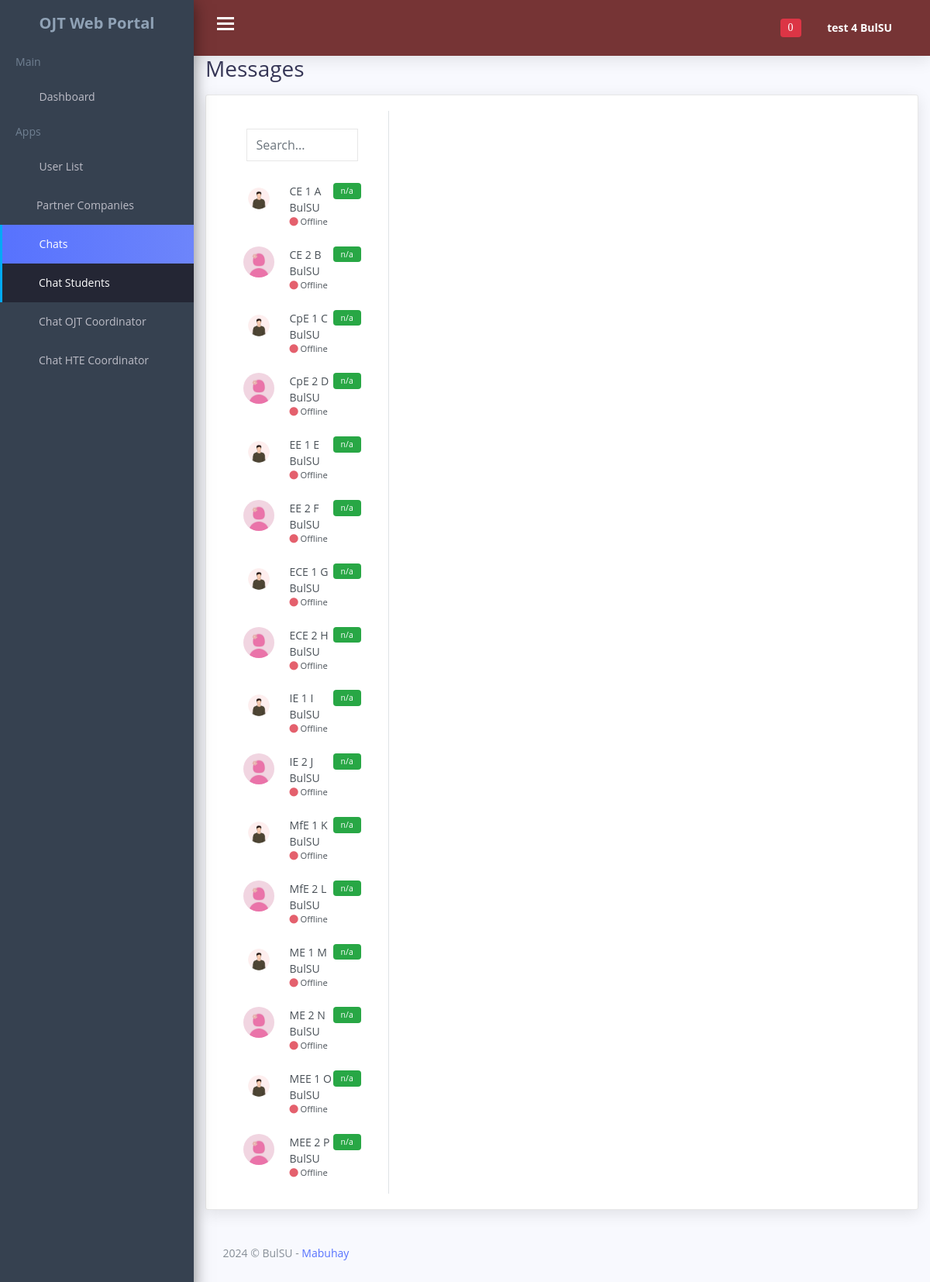
The page /adminportal/admin_stud_message.php (signed in) on the database its author committed.
### tables this page shows
CREATE TABLE `students_data` (
  `id` int(11) NOT NULL,
  `uniqueID` varchar(200) NOT NULL,
  `first_name` varchar(70) NOT NULL,
  `middle_name` varchar(70) NOT NULL,
  `last_name` varchar(70) NOT NULL,
  `student_ID` varchar(50) NOT NULL,
  `stud_dept` varchar(150) NOT NULL,
  `stud_course` varchar(150) NOT NULL,
  `stud_section` varchar(150) NOT NULL,
  `complete_address` varchar(200) NOT NULL,
  `stud_gender` varchar(100) NOT NULL,
  `phone_number` varchar(12) NOT NULL,
  `stud_email` varchar(200) NOT NULL,
  `stud_password` varchar(200) NOT NULL,
  `guardians_name` varchar(200) NOT NULL,
  `guardians_cpNumber` varchar(20) NOT NULL,
  `profile_picture` varchar(200) NOT NULL,
  `verification_code` int(8) NOT NULL,
  `verify_status` varchar(80) NOT NULL DEFAULT 'Not Verified',
  `online_offlineStatus` varchar(80) NOT NULL DEFAULT 'Offline',
  `ojt_status` varchar(80) DEFAULT NULL
);

### adminportal/admin_stud_message.php (the view, shortened to what this page needs)
<?php
include '../connection/config.php';
?>
<!DOCTYPE html>
<html lang="en">
<head>
    <link href="css/lib/font-awesome.min.css" rel="stylesheet">
    <link href="css/lib/themify-icons.css" rel="stylesheet">
    <link href="css/lib/menubar/sidebar.css" rel="stylesheet">
    <link href="css/lib/bootstrap.min.css" rel="stylesheet">
    <link href="css/lib/helper.css" rel="stylesheet">
    <link href="css/style.css" rel="stylesheet">
    <link rel="stylesheet" href="https://cdnjs.cloudflare.com/ajax/libs/font-awesome/6.4.0/css/all.min.css">
</head>
<body>
<?php
require_once 'templates/admin_navbar.php';
?>
    <div class="content-wrap">
      <div class="main">
        <div class="container-fluid">
          <div class="main-content">
            <div class="container p-0">
              <h1 class="h3 mb-3">Messages</h1>
              <div class="card">
                <div class="row g-0">
                <div class="col-12 col-lg-5 col-xl-3 border-right">
                    <div class="px-4 d-none d-md-block">
                      <div class="d-flex align-items-center">
                        <div class="flex-grow-1">
                          <input type="text" class="form-control my-3" placeholder="Search...">
                        </div>
                      </div>
                    </div>
                    <?php
                        $stmt = $conn->prepare("SELECT * FROM students_data ");
                        $stmt->execute();
                        $data = $stmt->fetchAll(PDO::FETCH_ASSOC);
                    foreach ($data as $res) {
                    ?>
                      <a href="javascript:void(0);" class="list-group-item list-group-item-action border-0" onclick="loadConversation('<?php echo $res['uniqueID']; ?>');">
                        <div class="badge bg-success float-right count_RECEIVEDmessages_<?php echo $res['uniqueID']; ?>">n/a</div>
                        <div class="d-flex align-items-start">
                          <img src="<?php echo $res['profile_picture']; ?>" class="rounded-circle mr-1" alt="<?php echo $res['first_name'] . ' ' . $res['middle_name'] . ' ' . $res['last_name']; ?>" width="40" height="40">
                          <div class="flex-grow-1 ml-3">
                            <?php echo $res['first_name'] . ' ' . $res['middle_name'] . ' ' . $res['last_name'];  ?>
                            <div class="small">
                              <span class="fas fa-circle <?php echo $res['online_offlineStatus'] === 'Online' ? 'chat-online' : 'chat-offline'; ?>"></span> <?php echo $res['online_offlineStatus']; ?>
                            </div>
                          </div>
                        </div>
                      </a>
                    <?php } ?>
                  </div>
                  <div class="col-12 col-lg-7 col-xl-9" id="LIVEchat">
                  </div>
                </div>
              </div>
            </div>
            <div class="row">
              <div class="col-lg-12">
                <div class="footer">
                  <p>2024 © BulSU - <a href="#">Mabuhay</a></p>
                </div>
              </div>
            </div>
          </div>
        </div>
      </div>
    </div>
</body>
</html>

### adminportal/templates/admin_navbar.php (shortened to what this page needs)
<div class="sidebar sidebar-hide-to-small sidebar-shrink sidebar-gestures">
        <div class="nano">
            <div class="nano-content">
                <ul>
                    <div class="logo"><a href="dashboard.php">
                            <span>OJT Web Portal</span></a></div>
                    <li class="label">Main</li>
                    <li><a href="dashboard.php"><i class="ti-home"></i> Dashboard </a></li>
                    <li class="label">Apps</li>
                    <li><a class="sidebar-sub-toggle"><i class="ti-user"></i> User List <span class="sidebar-collapse-icon ti-angle-down"></span></a>
                    </li>
                    <li><a href="partner_companies.php"><i class="ti-layout-width-default"></i>Partner Companies </a></li>
                    <li><a class="sidebar-sub-toggle"><i class="ti-comment-alt"></i> Chats <span class="sidebar-collapse-icon ti-angle-down"></span></a>
                        <ul>
                            <li><a href="admin_stud_message.php">Chat Students</a></li>
                            <li><a href="chat_coordinator.php">Chat OJT Coordinator</a></li>
                            <li><a href="chat_supervisor.php">Chat HTE Coordinator</a></li>
                        </ul>
                    </li>
                </ul>
            </div>
        </div>
    </div>
    <div class="header">
        <div class="container-fluid">
            <div class="row">
                <div class="col-lg-12">
                    <div class="float-left">
                        <div class="hamburger sidebar-toggle">
                            <span class="line"></span>
                            <span class="line"></span>
                            <span class="line"></span>
                        </div>
                    </div>
                    <div class="float-right">
                        <div class="dropdown dib">
                            <div class="header-icon" data-toggle="dropdown">
                                <i class="ti-bell">
                                    <span class="badge badge-danger" id="notification-badge">
                                    <?php
                                        if(isset($_SESSION['auth_user']['admin_id'])) {
                                            $adminID = $_SESSION['auth_user']['admin_id'];
                                            $unread = 'Unread';
                                            $stmt = $conn->prepare("SELECT COUNT(*) AS total_unread FROM admin_system_notification WHERE admin_id = ? AND status = ?");
                                            $stmt->execute([$adminID, $unread]);
                                            $result = $stmt->fetch(PDO::FETCH_ASSOC);
                                            $totalUnread = $result['total_unread'];
                                            echo $totalUnread;
                                        }
                                    ?>
                                    </span>
                                </i>
                            </div>
                        </div>
                        <div class="dropdown dib">
                            <div class="header-icon" data-toggle="dropdown">
                            <?php
                                if(isset($_SESSION['auth_user']['admin_id'])) {
                                    $adminID = $_SESSION['auth_user']['admin_id'];
                                    $stmt = $conn->prepare("SELECT * FROM admin_account WHERE id = ? ");
                                    $stmt->execute([$adminID]);
                                    $result = $stmt->fetch(PDO::FETCH_ASSOC);
                                }
                            ?>
                                <span class="user-avatar"><?php echo $result['first_name'];?> <?php echo $result['last_name'];?>
                                    <i class="ti-angle-down f-s-10"></i>
                                </span>
                            </div>
                        </div>
                    </div>
                </div>
            </div>
        </div>
    </div>

### adminportal/admin_stud_message.php (style rules this page uses)
.chat-offline { color: #e4606d }
.px-4 { padding-right: 1.5rem!important; padding-left: 1.5rem!important; }

### rows shown on the page
students_data: profile_picture (picture), first_name "CE 1", middle_name "A", last_name "BulSU", online_offlineStatus "Offline"
students_data: profile_picture (picture), first_name "CE 2", middle_name "B", last_name "BulSU", online_offlineStatus "Offline"
students_data: profile_picture (picture), first_name "CpE 1", middle_name "C", last_name "BulSU", online_offlineStatus "Offline"
students_data: profile_picture (picture), first_name "CpE 2", middle_name "D", last_name "BulSU", online_offlineStatus "Offline"
students_data: profile_picture (picture), first_name "EE 1", middle_name "E", last_name "BulSU", online_offlineStatus "Offline"
students_data: profile_picture (picture), first_name "EE 2", middle_name "F", last_name "BulSU", online_offlineStatus "Offline"
students_data: profile_picture (picture), first_name "ECE 1", middle_name "G", last_name "BulSU", online_offlineStatus "Offline"
students_data: profile_picture (picture), first_name "ECE 2", middle_name "H", last_name "BulSU", online_offlineStatus "Offline"
students_data: profile_picture (picture), first_name "IE 1", middle_name "I", last_name "BulSU", online_offlineStatus "Offline"
students_data: profile_picture (picture), first_name "IE 2", middle_name "J", last_name "BulSU", online_offlineStatus "Offline"
students_data: profile_picture (picture), first_name "MfE 1", middle_name "K", last_name "BulSU", online_offlineStatus "Offline"
students_data: profile_picture (picture), first_name "MfE 2", middle_name "L", last_name "BulSU", online_offlineStatus "Offline"
students_data: profile_picture (picture), first_name "ME 1", middle_name "M", last_name "BulSU", online_offlineStatus "Offline"
students_data: profile_picture (picture), first_name "ME 2", middle_name "N", last_name "BulSU", online_offlineStatus "Offline"
students_data: profile_picture (picture), first_name "MEE 1", middle_name "O", last_name "BulSU", online_offlineStatus "Offline"
students_data: profile_picture (picture), first_name "MEE 2", middle_name "P", last_name "BulSU", online_offlineStatus "Offline"

### other values the page prints
$totalUnread "0"
$result['first_name'] "test 4"
$result['last_name'] "BulSU"
